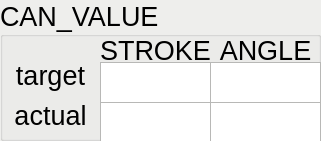
     <widget class="QGroupBox" name="gb2_can_value">
      <property name="enabled">
       <bool>true</bool>
      </property>
      <property name="geometry">
       <rect>
        <x>0</x>
        <y>190</y>
        <width>321</width>
        <height>141</height>
       </rect>
      </property>
      <property name="palette">
       <palette>
        <active>
         <colorrole role="Base">
          <brush brushstyle="SolidPattern">
           <color alpha="255">
            <red>255</red>
            <green>255</green>
            <blue>255</blue>
           </color>
          </brush>
         </colorrole>
         <colorrole role="Window">
          <brush brushstyle="SolidPattern">
           <color alpha="255">
            <red>238</red>
            <green>238</green>
            <blue>236</blue>
           </color>
          </brush>
         </colorrole>
        </active>
        <inactive>
         <colorrole role="Base">
          <brush brushstyle="SolidPattern">
           <color alpha="255">
            <red>255</red>
            <green>255</green>
            <blue>255</blue>
           </color>
          </brush>
         </colorrole>
         <colorrole role="Window">
          <brush brushstyle="SolidPattern">
           <color alpha="255">
            <red>238</red>
            <green>238</green>
            <blue>236</blue>
           </color>
          </brush>
         </colorrole>
        </inactive>
        <disabled>
         <colorrole role="Base">
          <brush brushstyle="SolidPattern">
           <color alpha="255">
            <red>238</red>
            <green>238</green>
            <blue>236</blue>
           </color>
          </brush>
         </colorrole>
         <colorrole role="Window">
          <brush brushstyle="SolidPattern">
           <color alpha="255">
            <red>238</red>
            <green>238</green>
            <blue>236</blue>
           </color>
          </brush>
         </colorrole>
        </disabled>
       </palette>
      </property>
      <property name="font">
       <font>
        <pointsize>20</pointsize>
       </font>
      </property>
      <property name="autoFillBackground">
       <bool>true</bool>
      </property>
      <property name="title">
       <string>CAN_VALUE</string>
      </property>
      <widget class="QLabel" name="lb2_steer_angle">
       <property name="geometry">
        <rect>
         <x>210</x>
         <y>40</y>
         <width>111</width>
         <height>21</height>
        </rect>
       </property>
       <property name="font">
        <font>
         <pointsize>20</pointsize>
        </font>
       </property>
       <property name="text">
        <string>ANGLE</string>
       </property>
       <property name="scaledContents">
        <bool>false</bool>
       </property>
       <property name="alignment">
        <set>Qt::AlignCenter</set>
       </property>
      </widget>
      <widget class="QTextEdit" name="tx2_drive_stroke_actual">
       <property name="geometry">
        <rect>
         <x>100</x>
         <y>102</y>
         <width>111</width>
         <height>41</height>
        </rect>
       </property>
       <property name="font">
        <font>
         <pointsize>20</pointsize>
        </font>
       </property>
       <property name="autoFillBackground">
        <bool>true</bool>
       </property>
       <property name="lineWidth">
        <number>0</number>
       </property>
       <property name="verticalScrollBarPolicy">
        <enum>Qt::ScrollBarAlwaysOff</enum>
       </property>
       <property name="horizontalScrollBarPolicy">
        <enum>Qt::ScrollBarAlwaysOff</enum>
       </property>
       <property name="readOnly">
        <bool>true</bool>
       </property>
       <property name="textInteractionFlags">
        <set>Qt::TextSelectableByMouse</set>
       </property>
      </widget>
      <widget class="QTextEdit" name="tx2_drive_stroke_target">
       <property name="geometry">
        <rect>
         <x>100</x>
         <y>62</y>
         <width>111</width>
         <height>41</height>
        </rect>
       </property>
       <property name="font">
        <font>
         <pointsize>20</pointsize>
        </font>
       </property>
       <property name="autoFillBackground">
        <bool>true</bool>
       </property>
       <property name="lineWidth">
        <number>0</number>
       </property>
       <property name="verticalScrollBarPolicy">
        <enum>Qt::ScrollBarAlwaysOff</enum>
       </property>
       <property name="horizontalScrollBarPolicy">
        <enum>Qt::ScrollBarAlwaysOff</enum>
       </property>
       <property name="readOnly">
        <bool>true</bool>
       </property>
       <property name="textInteractionFlags">
        <set>Qt::TextSelectableByMouse</set>
       </property>
      </widget>
      <widget class="QLabel" name="lb2_drive_stroke">
       <property name="geometry">
        <rect>
         <x>100</x>
         <y>40</y>
         <width>111</width>
         <height>21</height>
        </rect>
       </property>
       <property name="font">
        <font>
         <pointsize>20</pointsize>
        </font>
       </property>
       <property name="cursor">
        <cursorShape>SplitVCursor</cursorShape>
       </property>
       <property name="text">
        <string>STROKE</string>
       </property>
       <property name="scaledContents">
        <bool>false</bool>
       </property>
       <property name="alignment">
        <set>Qt::AlignCenter</set>
       </property>
      </widget>
      <widget class="QLabel" name="lb2_target">
       <property name="geometry">
        <rect>
         <x>10</x>
         <y>60</y>
         <width>81</width>
         <height>31</height>
        </rect>
       </property>
       <property name="font">
        <font>
         <pointsize>20</pointsize>
        </font>
       </property>
       <property name="text">
        <string>target</string>
       </property>
       <property name="scaledContents">
        <bool>false</bool>
       </property>
       <property name="alignment">
        <set>Qt::AlignCenter</set>
       </property>
      </widget>
      <widget class="QLabel" name="lb2_actual">
       <property name="geometry">
        <rect>
         <x>10</x>
         <y>100</y>
         <width>81</width>
         <height>31</height>
        </rect>
       </property>
       <property name="font">
        <font>
         <pointsize>20</pointsize>
        </font>
       </property>
       <property name="text">
        <string>actual</string>
       </property>
       <property name="scaledContents">
        <bool>false</bool>
       </property>
       <property name="alignment">
        <set>Qt::AlignCenter</set>
       </property>
      </widget>
      <widget class="QTextEdit" name="tx2_steer_angle_target">
       <property name="geometry">
        <rect>
         <x>210</x>
         <y>62</y>
         <width>111</width>
         <height>41</height>
        </rect>
       </property>
       <property name="font">
        <font>
         <pointsize>20</pointsize>
        </font>
       </property>
       <property name="autoFillBackground">
        <bool>true</bool>
       </property>
       <property name="lineWidth">
        <number>0</number>
       </property>
       <property name="verticalScrollBarPolicy">
        <enum>Qt::ScrollBarAlwaysOff</enum>
       </property>
       <property name="horizontalScrollBarPolicy">
        <enum>Qt::ScrollBarAlwaysOff</enum>
       </property>
       <property name="readOnly">
        <bool>true</bool>
       </property>
       <property name="textInteractionFlags">
        <set>Qt::TextSelectableByMouse</set>
       </property>
      </widget>
      <widget class="QTextEdit" name="tx2_steer_angle_actual">
       <property name="geometry">
        <rect>
         <x>210</x>
         <y>102</y>
         <width>111</width>
         <height>41</height>
        </rect>
       </property>
       <property name="font">
        <font>
         <pointsize>20</pointsize>
        </font>
       </property>
       <property name="autoFillBackground">
        <bool>true</bool>
       </property>
       <property name="lineWidth">
        <number>0</number>
       </property>
       <property name="verticalScrollBarPolicy">
        <enum>Qt::ScrollBarAlwaysOff</enum>
       </property>
       <property name="horizontalScrollBarPolicy">
        <enum>Qt::ScrollBarAlwaysOff</enum>
       </property>
       <property name="readOnly">
        <bool>true</bool>
       </property>
       <property name="textInteractionFlags">
        <set>Qt::TextSelectableByMouse</set>
       </property>
      </widget>
     </widget>
